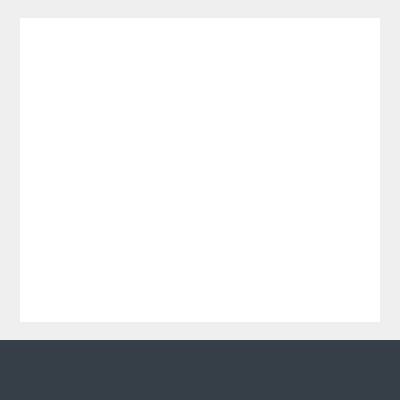
<?xml version="1.0" encoding="UTF-8"?>
<ui version="4.0">
 <class>ServerListWindow</class>
 <widget class="QWidget" name="ServerListWindow">
  <property name="geometry">
   <rect>
    <x>0</x>
    <y>0</y>
    <width>400</width>
    <height>400</height>
   </rect>
  </property>
  <property name="minimumSize">
   <size>
    <width>400</width>
    <height>400</height>
   </size>
  </property>
  <property name="maximumSize">
   <size>
    <width>400</width>
    <height>400</height>
   </size>
  </property>
  <property name="windowTitle">
   <string>Form</string>
  </property>
  <layout class="QVBoxLayout" name="verticalLayout_2">
   <property name="spacing">
    <number>0</number>
   </property>
   <property name="leftMargin">
    <number>0</number>
   </property>
   <property name="topMargin">
    <number>0</number>
   </property>
   <property name="rightMargin">
    <number>0</number>
   </property>
   <property name="bottomMargin">
    <number>0</number>
   </property>
   <item>
    <widget class="QWidget" name="centralWidget" native="true">
     <property name="styleSheet">
      <string notr="true">QWidget#centralWidget{	
	background-image: url(:/MainWindow/Images/BackGroundCenter.png);
}

QLineEdit {
	background-color: rgb(255,255,255);
	border: 1px  solid rgba(58, 78, 105, 127);
	border-radius: 2px;
	font: bold 14px &quot;Marid Pro&quot;;
	color: rgb(44, 62,80);
	height: 40px;
	padding: 10px;
}</string>
     </property>
     <layout class="QVBoxLayout" name="verticalLayout">
      <property name="spacing">
       <number>8</number>
      </property>
      <property name="leftMargin">
       <number>20</number>
      </property>
      <property name="topMargin">
       <number>18</number>
      </property>
      <property name="rightMargin">
       <number>20</number>
      </property>
      <property name="bottomMargin">
       <number>18</number>
      </property>
      <item>
       <widget class="QTreeView" name="treeView">
        <property name="styleSheet">
         <string notr="true">QTreeView{
	 font: bold 11px &quot;Marid Pro&quot;;
	border: 0px;	
	alternate-background-color:transparent;
}

QTreeView:item{
	background-color: white;
	border: 1px solid rgb(241,241,241);
	height: 40px;
	color:  rgb(58, 78, 105);
	font:  9px &quot;Marid Pro&quot;;
	padding-left: 15px;
}

QTreeView:item:selected{
	background-color: rgb(230, 230, 250);
	border: 1px solid rgb(241,241,241);
	height: 40px;
	color:  rgb(58, 78, 105);
	font:  9px &quot;Marid Pro&quot;;
	padding-left: 15px;
}

QTreeView::item:selected:active{
	border: 0px;
 }

QHeaderView::section {
    background-color: white;
    padding: 5px;
	border: 1px solid rgb(241,241,241);
	height: 40px;
	padding-left: 15px;
	 font: bold 11px &quot;Marid Pro&quot;;
 }</string>
        </property>
        <property name="lineWidth">
         <number>1</number>
        </property>
        <property name="verticalScrollBarPolicy">
         <enum>Qt::ScrollBarAsNeeded</enum>
        </property>
        <property name="horizontalScrollBarPolicy">
         <enum>Qt::ScrollBarAlwaysOff</enum>
        </property>
        <property name="editTriggers">
         <set>QAbstractItemView::NoEditTriggers</set>
        </property>
        <property name="showDropIndicator" stdset="0">
         <bool>false</bool>
        </property>
        <property name="rootIsDecorated">
         <bool>false</bool>
        </property>
        <property name="itemsExpandable">
         <bool>false</bool>
        </property>
        <property name="sortingEnabled">
         <bool>false</bool>
        </property>
        <attribute name="headerStretchLastSection">
         <bool>false</bool>
        </attribute>
       </widget>
      </item>
     </layout>
    </widget>
   </item>
   <item>
    <widget class="QWidget" name="footer" native="true">
     <property name="minimumSize">
      <size>
       <width>0</width>
       <height>60</height>
      </size>
     </property>
     <property name="maximumSize">
      <size>
       <width>16777215</width>
       <height>60</height>
      </size>
     </property>
     <property name="styleSheet">
      <string notr="true">QWidget#footer{
	background-image: url(:/MainWindow/Images/BackGroundBar.png);
	 background-color: rgba(54, 63, 72, 255);
}</string>
     </property>
     <layout class="QHBoxLayout" name="horizontalLayout_9" stretch="0,0">
      <property name="spacing">
       <number>0</number>
      </property>
      <property name="leftMargin">
       <number>25</number>
      </property>
      <property name="topMargin">
       <number>0</number>
      </property>
      <property name="rightMargin">
       <number>0</number>
      </property>
      <property name="bottomMargin">
       <number>0</number>
      </property>
      <item>
       <widget class="QLabel" name="label">
        <property name="minimumSize">
         <size>
          <width>100</width>
          <height>0</height>
         </size>
        </property>
        <property name="maximumSize">
         <size>
          <width>0</width>
          <height>16777215</height>
         </size>
        </property>
        <property name="styleSheet">
         <string notr="true">QLabel{
	background-color: rgba(255, 255, 255, 0);
	image: url(:/MainWindow/Images/Logo.png);
}
</string>
        </property>
        <property name="text">
         <string/>
        </property>
       </widget>
      </item>
      <item>
       <spacer name="horizontalSpacer_2">
        <property name="orientation">
         <enum>Qt::Horizontal</enum>
        </property>
        <property name="sizeType">
         <enum>QSizePolicy::Expanding</enum>
        </property>
        <property name="sizeHint" stdset="0">
         <size>
          <width>40</width>
          <height>20</height>
         </size>
        </property>
       </spacer>
      </item>
     </layout>
    </widget>
   </item>
  </layout>
 </widget>
 <resources/>
 <connections/>
</ui>
